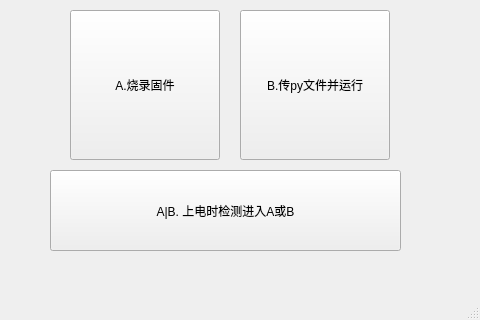
<?xml version="1.0" encoding="UTF-8"?>
<ui version="4.0">
 <class>MainWindow</class>
 <widget class="QMainWindow" name="MainWindow">
  <property name="geometry">
   <rect>
    <x>0</x>
    <y>0</y>
    <width>480</width>
    <height>320</height>
   </rect>
  </property>
  <property name="windowTitle">
   <string>MainWindow</string>
  </property>
  <widget class="QWidget" name="centralwidget">
   <widget class="QPushButton" name="pushButton_mode_1">
    <property name="geometry">
     <rect>
      <x>70</x>
      <y>10</y>
      <width>150</width>
      <height>150</height>
     </rect>
    </property>
    <property name="text">
     <string>A.烧录固件</string>
    </property>
   </widget>
   <widget class="QPushButton" name="pushButton_mode_2">
    <property name="geometry">
     <rect>
      <x>240</x>
      <y>10</y>
      <width>150</width>
      <height>150</height>
     </rect>
    </property>
    <property name="text">
     <string>B.传py文件并运行</string>
    </property>
   </widget>
   <widget class="QPushButton" name="pushButton_mode_3">
    <property name="geometry">
     <rect>
      <x>50</x>
      <y>170</y>
      <width>351</width>
      <height>81</height>
     </rect>
    </property>
    <property name="text">
     <string>A|B. 上电时检测进入A或B</string>
    </property>
   </widget>
  </widget>
  <widget class="QMenuBar" name="menubar">
   <property name="geometry">
    <rect>
     <x>0</x>
     <y>0</y>
     <width>480</width>
     <height>26</height>
    </rect>
   </property>
  </widget>
  <widget class="QStatusBar" name="statusbar"/>
 </widget>
 <resources/>
 <connections/>
</ui>
